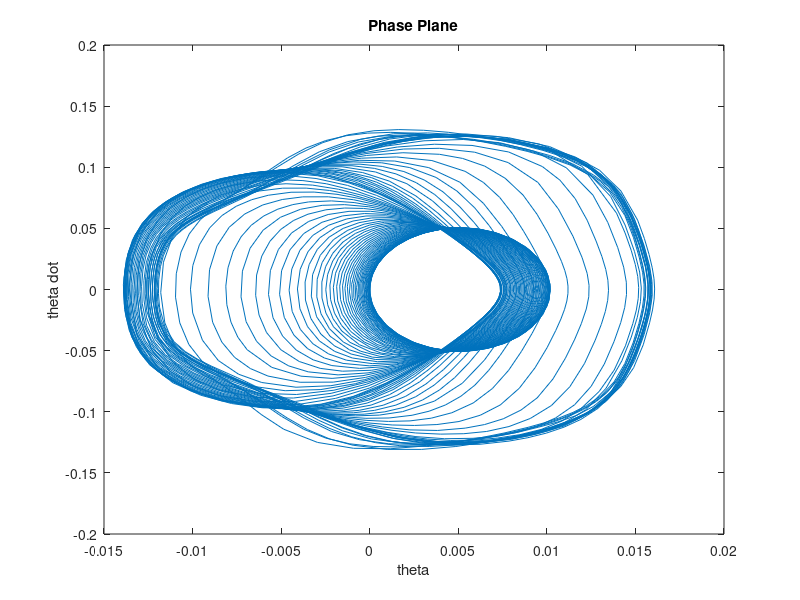

The MATLAB source for this figure:
m=10.0; %mass in kg
l=1.0; %length of stick in m
g=9.8; %acceleration due to gravity in m/s^2

F0=10; %Amplitude of force in N

t_i = 0.0; %initial time for plot
t_f = 60.0; %Final time for plot
timerange = [t_i,t_f]; %time range for plot

%Initial conditions:

p_i = [0,0];  %For theta and Theta dot

%y1=theta --- y2=dy1/dt --- dy2/dt=(F0/(2*l*m))*Cos(y2*t)-m*g*l*sin(y1).

%Setting the constants:
c1=F0/(2*l*m);
c2=-m*g*l;

%Writing the function for the ODE solver:
f=@(t,y)[y(2);c1*cos(y(2)*t)+c2*sin(y(1))];

%Solving the ODE using ODE45:
[T , Y]=ode45(f,timerange,p_i);

%Plotting the phase diagram
figure(1);
plot(Y(:,1),Y(:,2));xlabel('theta');ylabel('theta dot'); title('Phase Plane');

